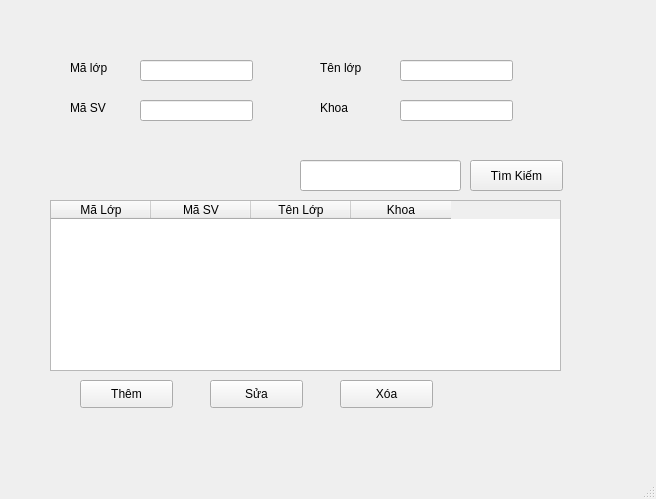
<?xml version="1.0" encoding="UTF-8"?>
<ui version="4.0">
 <class>MainWindow</class>
 <widget class="QMainWindow" name="MainWindow">
  <property name="geometry">
   <rect>
    <x>0</x>
    <y>0</y>
    <width>656</width>
    <height>499</height>
   </rect>
  </property>
  <property name="windowTitle">
   <string>MainWindow</string>
  </property>
  <widget class="QWidget" name="centralwidget">
   <widget class="QLineEdit" name="txtTK">
    <property name="geometry">
     <rect>
      <x>300</x>
      <y>160</y>
      <width>161</width>
      <height>31</height>
     </rect>
    </property>
   </widget>
   <widget class="QLineEdit" name="txtKhoa">
    <property name="geometry">
     <rect>
      <x>400</x>
      <y>100</y>
      <width>113</width>
      <height>21</height>
     </rect>
    </property>
   </widget>
   <widget class="QLineEdit" name="txtTenLop">
    <property name="geometry">
     <rect>
      <x>400</x>
      <y>60</y>
      <width>113</width>
      <height>21</height>
     </rect>
    </property>
   </widget>
   <widget class="QPushButton" name="btnAdd">
    <property name="geometry">
     <rect>
      <x>80</x>
      <y>380</y>
      <width>93</width>
      <height>28</height>
     </rect>
    </property>
    <property name="text">
     <string>Thêm</string>
    </property>
   </widget>
   <widget class="QPushButton" name="btnSearch">
    <property name="geometry">
     <rect>
      <x>470</x>
      <y>160</y>
      <width>93</width>
      <height>31</height>
     </rect>
    </property>
    <property name="text">
     <string>Tìm Kiếm</string>
    </property>
   </widget>
   <widget class="QLabel" name="label_2">
    <property name="geometry">
     <rect>
      <x>70</x>
      <y>100</y>
      <width>55</width>
      <height>16</height>
     </rect>
    </property>
    <property name="font">
     <font>
      <pointsize>9</pointsize>
     </font>
    </property>
    <property name="text">
     <string>Mã SV</string>
    </property>
   </widget>
   <widget class="QLineEdit" name="txtMaLop">
    <property name="geometry">
     <rect>
      <x>140</x>
      <y>60</y>
      <width>113</width>
      <height>21</height>
     </rect>
    </property>
   </widget>
   <widget class="QLineEdit" name="txtMaSV">
    <property name="geometry">
     <rect>
      <x>140</x>
      <y>100</y>
      <width>113</width>
      <height>21</height>
     </rect>
    </property>
   </widget>
   <widget class="QPushButton" name="btnUpdate">
    <property name="geometry">
     <rect>
      <x>210</x>
      <y>380</y>
      <width>93</width>
      <height>28</height>
     </rect>
    </property>
    <property name="text">
     <string>Sửa</string>
    </property>
   </widget>
   <widget class="QLabel" name="label_4">
    <property name="geometry">
     <rect>
      <x>320</x>
      <y>100</y>
      <width>61</width>
      <height>16</height>
     </rect>
    </property>
    <property name="font">
     <font>
      <pointsize>9</pointsize>
     </font>
    </property>
    <property name="text">
     <string>Khoa</string>
    </property>
   </widget>
   <widget class="QLabel" name="label_3">
    <property name="geometry">
     <rect>
      <x>320</x>
      <y>60</y>
      <width>71</width>
      <height>16</height>
     </rect>
    </property>
    <property name="font">
     <font>
      <pointsize>9</pointsize>
     </font>
    </property>
    <property name="text">
     <string>Tên lớp</string>
    </property>
   </widget>
   <widget class="QTableWidget" name="tb_SinhVien">
    <property name="geometry">
     <rect>
      <x>50</x>
      <y>200</y>
      <width>511</width>
      <height>171</height>
     </rect>
    </property>
    <column>
     <property name="text">
      <string>Mã Lớp</string>
     </property>
    </column>
    <column>
     <property name="text">
      <string>Mã SV</string>
     </property>
    </column>
    <column>
     <property name="text">
      <string>Tên Lớp</string>
     </property>
    </column>
    <column>
     <property name="text">
      <string>Khoa</string>
     </property>
    </column>
   </widget>
   <widget class="QPushButton" name="btnDelete">
    <property name="geometry">
     <rect>
      <x>340</x>
      <y>380</y>
      <width>93</width>
      <height>28</height>
     </rect>
    </property>
    <property name="text">
     <string>Xóa</string>
    </property>
   </widget>
   <widget class="QLabel" name="label">
    <property name="geometry">
     <rect>
      <x>70</x>
      <y>60</y>
      <width>55</width>
      <height>16</height>
     </rect>
    </property>
    <property name="font">
     <font>
      <pointsize>9</pointsize>
     </font>
    </property>
    <property name="text">
     <string>Mã lớp</string>
    </property>
   </widget>
  </widget>
  <widget class="QStatusBar" name="statusbar"/>
 </widget>
 <resources/>
 <connections/>
</ui>
